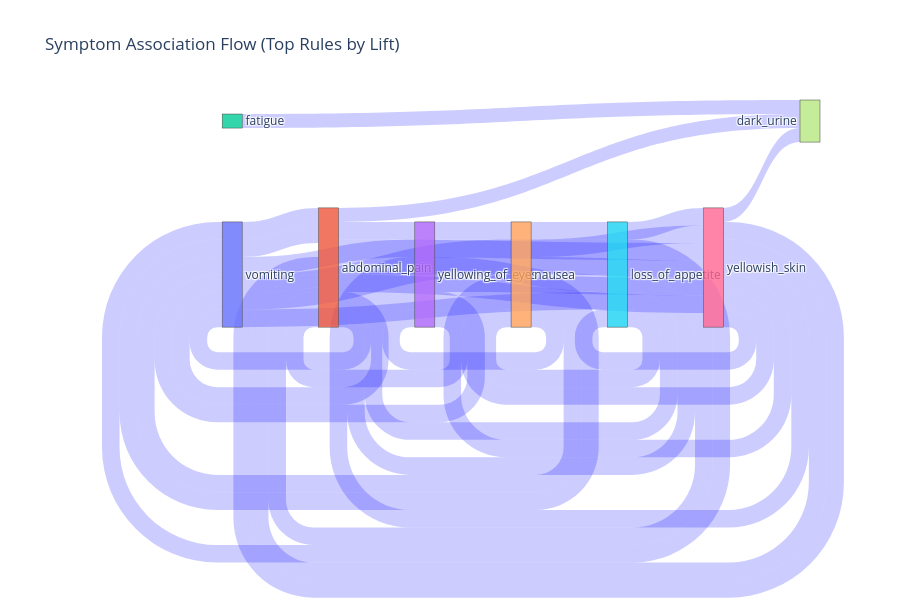

The code cell stored with this chart in its notebook:
### Markdown cell above
### 1.10. Sankey Diagram (Symptom Flow Diagram)

This Sankey diagram visualizes the top 20 association rules ranked by lift
value. Each node represents a symptom, and each flow (link) represents a
discovered association rule.

**How to interpret:**
- **Flow direction:** Left symptom(s) → Right symptom(s) indicates the
  association rule antecedent → consequent
- **Flow thickness:** Proportional to the lift value—thicker flows indicate
  stronger associations between symptom pairs
- **Node size:** Represents the symptom's involvement across multiple
  rules—larger nodes appear in more high-lift associations

**Key insights:**
- Symptoms appearing as large nodes on the right are common consequents
  (frequently co-occurring with other symptoms)
- Symptoms with multiple outgoing flows are strong predictors of other symptoms
- Clustered flows between specific symptom pairs indicate particularly strong
  co-occurrence patterns worth clinical investigation

This visualization helps identify "hub" symptoms that serve as key indicators
for multiple other symptoms, useful for differential diagnosis and understanding
disease symptom profiles.

### Code cell
import plotly.graph_objects as go

# Prepare top 20 rules
top_rules = strong_rules_df.nlargest(5, "lift").copy()

# Create source-target pairs
sources = []
targets = []
values = []
labels = set()

for _, row in top_rules.iterrows():
    for ant in row["antecedent"]:
        for cons in row["consequent"]:
            sources.append(ant)
            targets.append(cons)
            values.append(row["lift"])
            labels.add(ant)
            labels.add(cons)

# Map symptoms to indices
labels = list(labels)
label_map = {label: i for i, label in enumerate(labels)}

source_idx = [label_map[s] for s in sources]
target_idx = [label_map[t] for t in targets]

fig = go.Figure(data=[go.Sankey(
    node=dict(label=labels, pad=15, thickness=20),
    link=dict(
        source=source_idx,
        target=target_idx,
        value=values,
        color="rgba(0,0,255,0.2)"
    )
)])
fig.update_layout(
    title="Symptom Association Flow (Top Rules by Lift)",
    height=600
)
fig.show()

### Figure 1 — Plotly figure (JSON) as saved in the notebook; plotly's stock layout.template omitted (floating-point values rounded to 4 significant figures)
{"data": [{"link": {"color": "rgba(0,0,255,0.2)", "source": [4, 4, 4, 1, 1, 1, 5, 5, 5, 4, 4, 4, 1, 1, 1, 3, 3, 3, 0, 0, 0, 5, 5, 5, 6, 6, 6, 6, 6, 6, 0, 0, 0, 3, 3, 3, 6, 1, 2], "target": [6, 0, 3, 6, 0, 3, 6, 0, 3, 0, 5, 6, 0, 5, 6, 0, 5, 6, 4, 1, 3, 4, 1, 3, 4, 1, 3, 4, 1, 5, 4, 1, 5, 4, 1, 5, 7, 7, 7], "value": [10.25, 10.25, 10.25, 10.25, 10.25, 10.25, 10.25, 10.25, 10.25, 10.25, 10.25, 10.25, 10.25, 10.25, 10.25, 10.25, 10.25, 10.25, 10.25, 10.25, 10.25, 10.25, 10.25, 10.25, 10.25, 10.25, 10.25, 10.25, 10.25, 10.25, 10.25, 10.25, 10.25, 10.25, 10.25, 10.25, 8.2, 8.2, 8.2]}, "node": {"label": ["vomiting", "abdominal_pain", "fatigue", "yellowing_of_eyes", "nausea", "loss_of_appetite", "yellowish_skin", "dark_urine"], "pad": 15, "thickness": 20}, "type": "sankey"}], "layout": {"height": 600, "title": {"text": "Symptom Association Flow (Top Rules by Lift)"}}}
